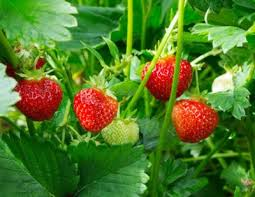
#> input picture robotcv/strawberries.jpg, 255 x 197 px, given in place of the camera
$ python CVtest.py
#> lines starting #> are read from the running program, lines starting #| are printed output that depends on the picture; after the words box and inside, x2 and y2 are one past the last pixel; in counts of white or black regions, pixels touching at a corner belong together
#> further down, image is the input picture: shape (197, 255, 3); mean B, G, R 39.7, 120.4, 81.9
### robotcv/colorlabeler.py
import numpy as np
import cv2
#import init_color
class RedMasker:
	def redmask(self, image):

		#****NOTE**** Color in opencv is BGR not RGB
		#lower color  bounds
		#init_color.lower = [0, 0, 55]
		lower = [0, 0, 55]
		#upper color bounds
		#init_color.upper = [100, 76, 255]
		upper = [100, 76, 255]
		# create NumPy arrays from the boundaries
		#lower = np.array(init_color.lower, dtype = "uint8")
		#upper = np.array(init_color.upper, dtype = "uint8")
		lower = np.array(lower, dtype = "uint8")
		upper = np.array(upper, dtype = "uint8")
		# find the colors within the specified boundaries and apply
		# the mask
		mask = cv2.inRange(image, lower, upper)
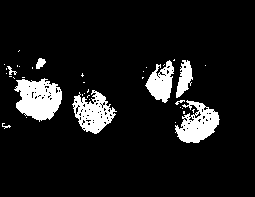
#> mask: shape (197, 255); 9.7% white; 38 white regions (29 under 20 px), largest, box (x1, y1, x2, y2) and area: (14, 78, 62, 122) 1431, (175, 100, 220, 143) 1088, (72, 90, 117, 134) 1044
		output = cv2.bitwise_and(image, image, mask = mask)
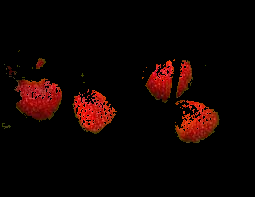
#> output: shape (197, 255, 3); mean B, G, R 1.8, 3.4, 15.6
		#show the output. Comment this line if running continously
		cv2.imshow("OUTPUT", output)

		return output

### BBBControl/CVtest.py
from colorlabeler import RedMasker
import imutils
import cv2

cap = cv2.VideoCapture(0)

if not (cap.isOpened):
    print("Camera Not Open")
ret, image = cap.read();
# store a copy of the original image
og_image = image.copy()
# init redmasker
rm = RedMasker()
# call red mask function
red_masked = rm.redmask(image)
# grab the image and resize to be smaller so that
# the shapes can be approximated better
resized = imutils.resize(red_masked, width=300)
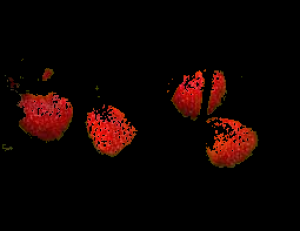
#> resized: shape (231, 300, 3); mean B, G, R 1.8, 3.4, 15.6
ratio = image.shape[0] / float(resized.shape[0])
#> ratio = 0.853
# blur the resized image slightly, then convert it to both
# grayscale and the L*a*b* color spaces
blurred = cv2.GaussianBlur(resized, (5, 5), 0)
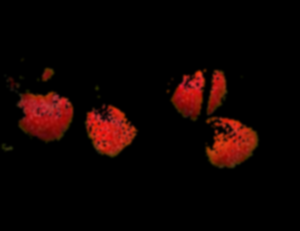
#> blurred: shape (231, 300, 3); mean B, G, R 1.8, 3.4, 15.6
gray = cv2.cvtColor(blurred, cv2.COLOR_BGR2GRAY)
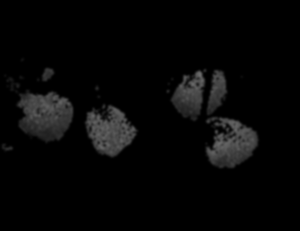
#> gray: shape (231, 300); min 0, max 108, mean 6.8
lab = cv2.cvtColor(blurred, cv2.COLOR_BGR2LAB)
#> lab: shape (231, 300, 3); mean of channels 0, 1, 2 8.7, 132.8, 132
thresh = cv2.threshold(gray, 50, 255, cv2.THRESH_BINARY)[1]
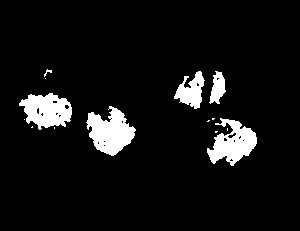
#> thresh: shape (231, 300); 7.4% white; 14 white regions (8 under 20 px)

# show the intermediate steps. Comment these out if not debugging
# cv2.imshow("Thresh", thresh)
# cv2.imshow("Gray", gray)
# cv2.imshow("Original", og_image)


# find contours in the red-masked image
cnts = cv2.findContours(thresh.copy(), cv2.RETR_EXTERNAL,
                        cv2.CHAIN_APPROX_SIMPLE)
#> cnts = 14 contours, 9 with area under 20; largest, box (x1, y1, x2, y2) and area: (86, 106, 136, 156) 1397, (207, 118, 257, 166) 1252, (19, 93, 72, 130) 1252, (174, 71, 205, 109) 574, (209, 71, 226, 104) 302
cnts = imutils.grab_contours(cnts)

# list to store circle values
circle_x = 0
circle_y = 0
circle_radius = 0

circle_element = [circle_x, circle_y, circle_radius]
circles = [circle_element]

# counter
i = 0
# for each of the contours in the image
for c in cnts:
    if cv2.contourArea(c) > 15.0:
        # compute the center of the contour
        M = cv2.moments(c)
        # print(cv2.contourArea(c))
        cX = int((M["m10"] / M["m00"]) * ratio)
        cY = int((M["m01"] / M["m00"]) * ratio)

        # multiply the contour (x, y)-coordinates by the resize ratio,
        c = c.astype("float")
        c *= ratio
        c = c.astype("int")
        # find the min encosing circle for the contour
        (x, y), radius = cv2.minEnclosingCircle(c)
        # center of the mincircle
        center = [int(x), int(y)]
        # radius of min circle
        radius = int(radius)
        # text that we want to put for debugging
        # cir_text = str(radius)
        # print(cir_text)
        # print("Center: {}, {}".format(int(x),int(y)))
        img = cv2.circle(image, center, radius, (0, 255, 0), 2)
#> (the run stopped early here; a loop or call above may not have finished)

$ run again, on robotcv/str.jpg
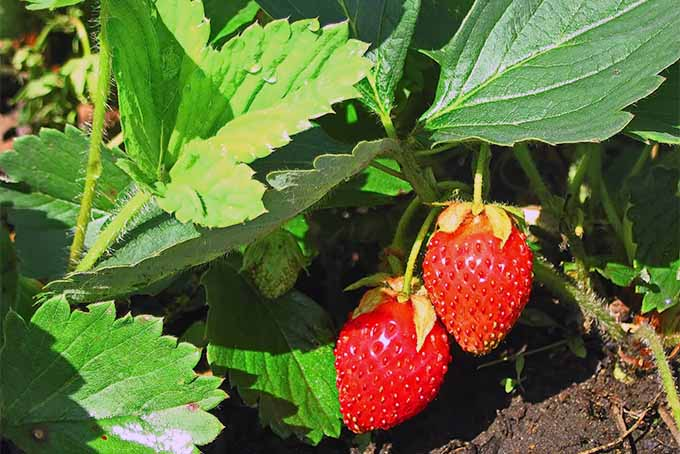
#> input picture robotcv/str.jpg, 680 x 454 px, given in place of the camera
#> image is the input picture: shape (454, 680, 3); mean B, G, R 56.2, 109.8, 98
#> in redmask, `mask = cv2.inRange(image, lower, upper)`:
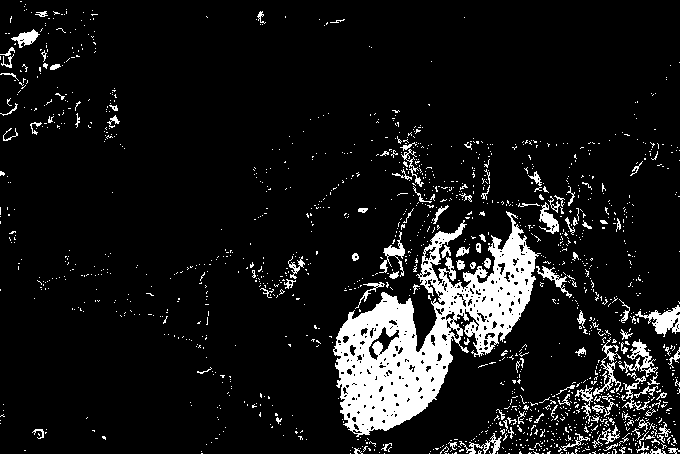
#> mask: shape (454, 680); 9.4% white; 1505 white regions (1389 under 20 px), largest, box (x1, y1, x2, y2) and area: (333, 211, 541, 437) 17295, (635, 305, 680, 337) 593, (619, 339, 658, 377) 439
#> lab: shape (200, 300, 3); mean of channels 0, 1, 2 8.6, 131.9, 131.5
#> `thresh = cv2.threshold(gray, 50, 255, cv2.THRESH_BINARY)[1]`:
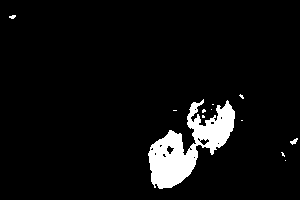
#> thresh: shape (200, 300); 5.7% white; 12 white regions (9 under 20 px)
#> cnts = 12 contours, 11 with area under 20; largest, box (x1, y1, x2, y2) and area: (148, 99, 235, 189) 3206

$ run again, on robotcv/sb2.png
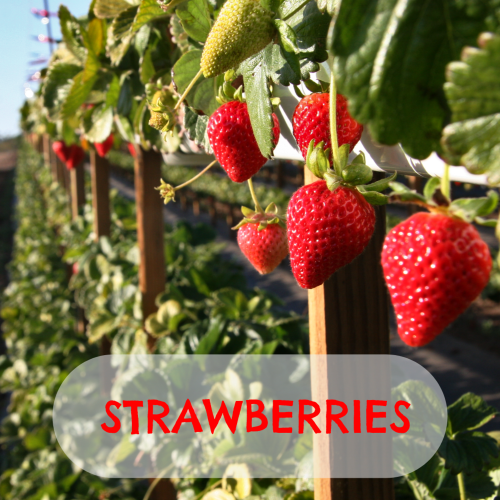
#> input picture robotcv/sb2.png, 1000 x 1000 px, given in place of the camera (shown at 1/2 size)
#> image is the input picture: shape (1000, 1000, 3); mean B, G, R 68.4, 102.2, 121.7
#> in redmask, `mask = cv2.inRange(image, lower, upper)`:
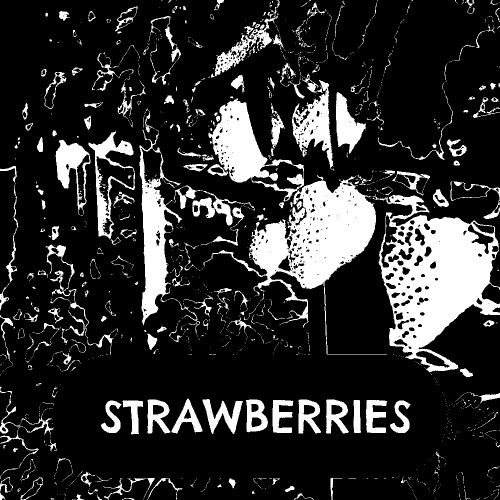
#> mask: shape (1000, 1000) (shown at 1/2 size); 18.1% white; 1501 white regions (1236 under 20 px), largest, box (x1, y1, x2, y2) and area: (745, 390, 1000, 745) 42657, (407, 353, 774, 709) 33603, (417, 197, 608, 403) 13087
#> lab: shape (300, 300, 3); mean of channels 0, 1, 2 14.6, 134.7, 134.2
#> thresh: shape (300, 300); 8.5% white; 74 white regions (50 under 20 px)
#> cnts = 74 contours, 50 with area under 20; largest, box (x1, y1, x2, y2) and area: (229, 129, 298, 214) 2460, (150, 108, 223, 173) 1846, (126, 60, 149, 109) 481, (176, 56, 197, 89) 407, (202, 57, 218, 85) 194
